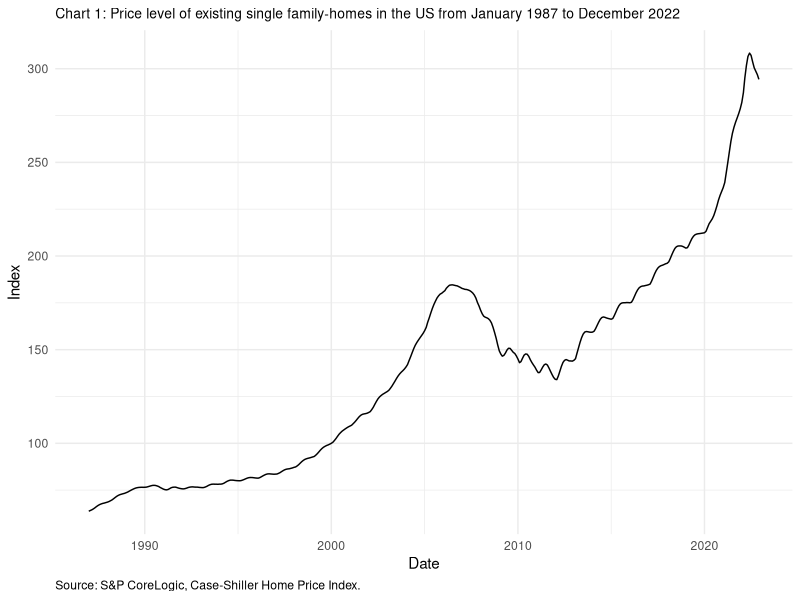
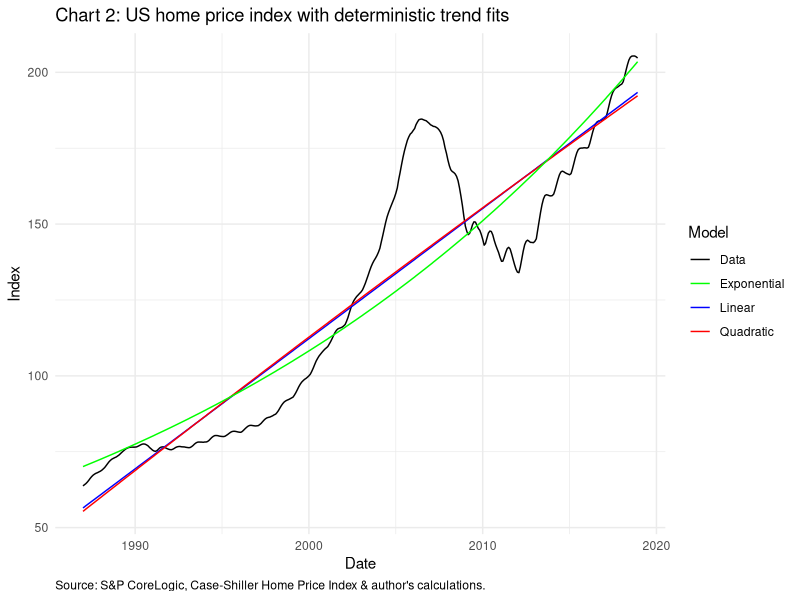
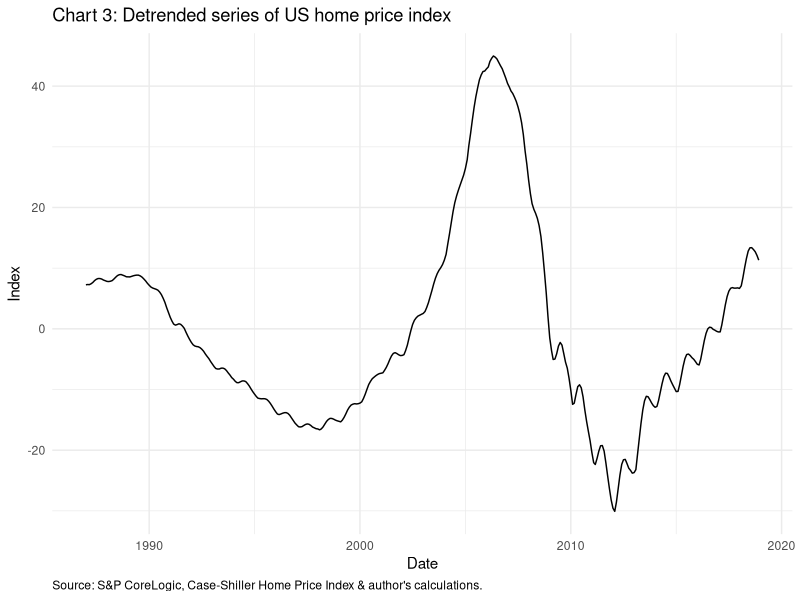
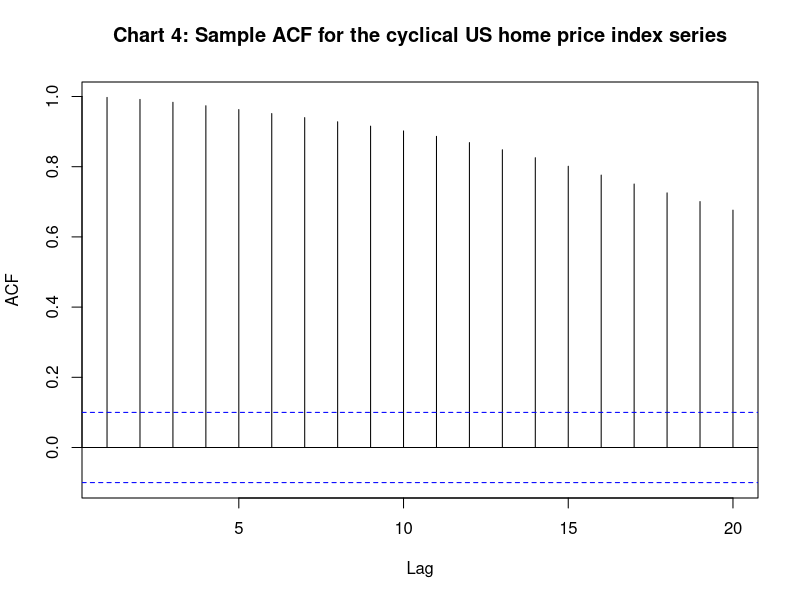
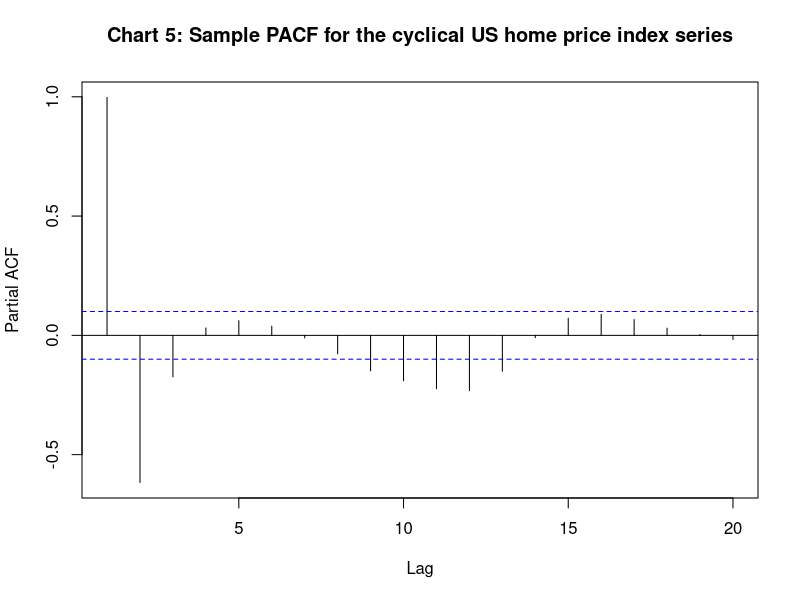
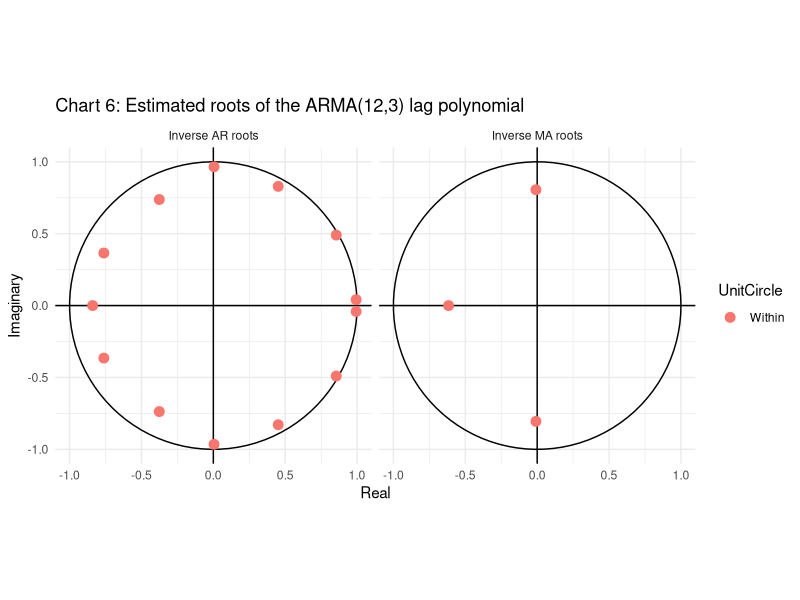
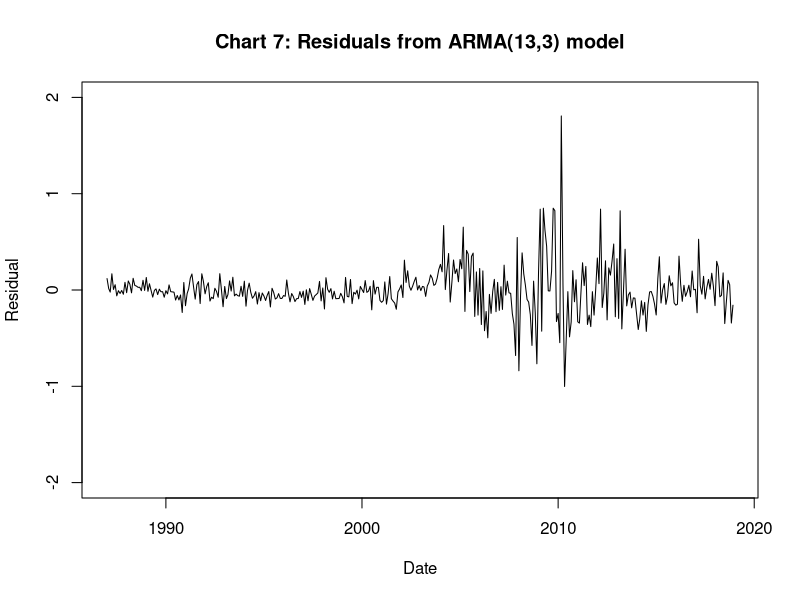
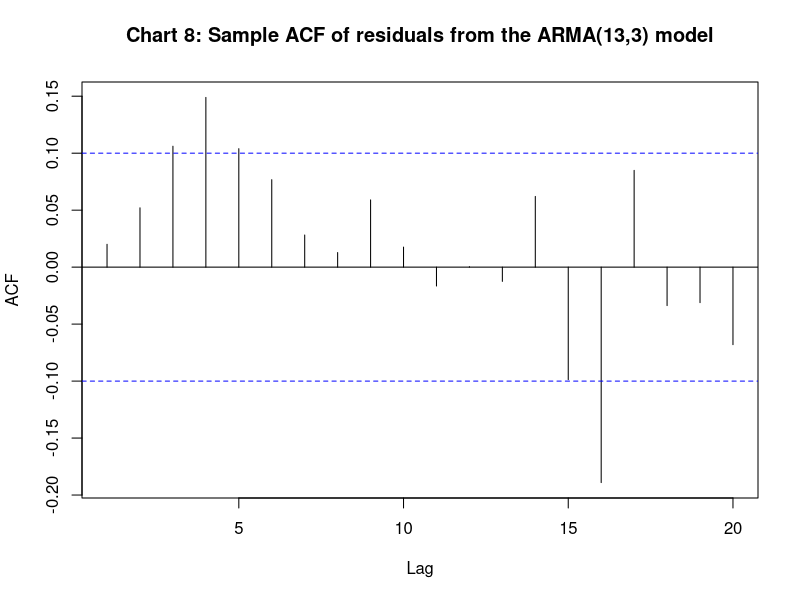

Here is the R script that generated these plots, in order:
## ---- chunk 1

library(tidyverse)
library(lubridate)
library(forecast)


theme_set(theme_minimal())

## ---- chunk 2

# Packages used for this assignment
 
# library(tidyverse)
# library(lubridate)
# library(forecast)

## ---- chunk 3

data <- read_csv("csindex.csv") %>% 
  select(date = DATE, price_level = CSUSHPISA) %>% 
  mutate(date = dmy(date)) %>% 
  na.omit()

ggplot(data, aes(x = date, y = price_level)) + 
  geom_line() + 
  ggtitle("Chart 1: Price level of existing single family-homes in the US from January 1987 to December 2022") +
  labs( x = "Date", 
        y = "Index", 
        caption = "Source: S&P CoreLogic, Case-Shiller Home Price Index.") + 
  theme(plot.title = element_text(size = 10),
        plot.caption = element_text(hjust = 0))


## ---- chunk 4

################################################################################
################### SPECIFYING DETERMINISTIC TRENDS ############################
################################################################################

################# GENERATING TREND COMPONENT OF TIME SERIES ####################

data <- data %>% 
  filter(date < as.Date("2019-01-01")) 

data <- data %>% 
  mutate(
    
    time = seq(1,length(data$price_level)),
    time_square = time^2,
    hits_log = log(price_level)
    
  )


# ESTIMATING MODELS


# Linear model

price_model_linear <- lm(price_level ~ time, data = data)

#Quadratic model

price_model_quadratic <- lm(price_level ~ time + time_square, data = data)

#Exponential model

price_model_exponential_descaled <- nls(price_level ~ a*exp(b*time), start = list(a=8000, b = 0.01), data = data)


# EXTRACTING MODEL FITS

data <- data %>% 
  mutate(
    
    linear_model = predict(price_model_linear),
    
    quadratic_model = predict(price_model_quadratic),
    
    exponential_model = predict(price_model_exponential_descaled)
    
  )


ggplot(data, aes(x = date)) + 
  geom_line(aes(y = price_level, colour = "Data")) +
  geom_line(aes(y = linear_model, colour = "Linear")) + 
  geom_line(aes(y = quadratic_model, colour = "Quadratic")) + 
  geom_line(aes(y = exponential_model, colour = "Exponential")) + 
  scale_color_manual(values = c("Data"= "black" ,"Linear" = "blue", "Quadratic" = "red", "Exponential" = "green")) +
  labs(colour = "Model") +
  labs(x = "Date", y = "Index", caption = "Source: S&P CoreLogic, Case-Shiller Home Price Index & author's calculations.") + 
  ggtitle("Chart 2: US home price index with deterministic trend fits") +
    theme(plot.caption = element_text(hjust = 0))

# COMPARING MODEL OUTPUTS

model_list <- list(price_model_linear, price_model_quadratic, price_model_exponential_descaled)

model_names <- c("price_model_linear", "price_model_quadratic", "price_model_exponential_descaled")

extract_criteria <- function(model, model_name) {
  summary_data <- summary(model)
  aic <- AIC(model)
  bic <- BIC(model)
  return(data.frame(Model = model_name, AIC = aic, BIC = bic))
}

model_selection_criteria <- map2_df(model_list, model_names, extract_criteria) %>% 
  arrange(AIC)

print(model_selection_criteria)

# Linear model returns the lowest AIC/BIC. Therefore use this as the trend series.

# Need to generate the detrended series to test for seasonal effects

data <- data %>% 
  mutate(
    
    detrended = resid(price_model_linear)
    
  )

ggplot(data, aes(x = date)) + 
  geom_line(aes(y = detrended)) + 
  labs(x = "Date", y = "Index", caption = "Source: S&P CoreLogic, Case-Shiller Home Price Index & author's calculations.") + 
  ggtitle("Chart 3: Detrended series of US home price index") +
  theme(plot.caption = element_text(hjust = 0))

################# GENERATING SEASONAL COMPONENT OF TIME SERIES #################



data <- data %>% 
  mutate(month = month(date)) %>% 
  mutate(
    
    jan_dummy = case_when(month == 1 ~ 1, TRUE ~ 0),
    feb_dummy = case_when(month == 2 ~ 1, TRUE ~ 0),
    mar_dummy = case_when(month == 3 ~ 1, TRUE ~ 0),
    apr_dummy = case_when(month == 4 ~ 1, TRUE ~ 0),
    may_dummy = case_when(month == 5 ~ 1, TRUE ~ 0),
    jun_dummy = case_when(month == 6 ~ 1, TRUE ~ 0),
    jul_dummy = case_when(month == 7 ~ 1, TRUE ~ 0),
    aug_dummy = case_when(month == 8 ~ 1, TRUE ~ 0),
    sep_dummy = case_when(month == 9 ~ 1, TRUE ~ 0),
    oct_dummy = case_when(month == 10 ~ 1, TRUE ~ 0),
    nov_dummy = case_when(month == 11~ 1, TRUE ~ 0),
    dec_dummy = case_when(month == 12 ~ 1, TRUE ~ 0),

    
  )

seasonal_model <- lm(detrended ~ 0 + jan_dummy + feb_dummy + mar_dummy + 
                       apr_dummy + may_dummy + jun_dummy + 
                       jul_dummy + aug_dummy + sep_dummy +
                       oct_dummy + nov_dummy + dec_dummy, 
                     data = data)


summary(seasonal_model)



## ---- chunk 5

################################################################################
######################### GENERATING THE RESIDUALS #############################
################################################################################



data_decomposed <- data %>% 
  select(date, price_level, trend = linear_model, cyclical = detrended)


# CONFIRMING THE CYCLICAL DATA IS NOT WHITE NOISE

m = ceiling((sqrt(length(data_decomposed$price_level))))

Box.test(data_decomposed$cyclical, lag = m, type = "Box-Pierce")

Box.test(data_decomposed$cyclical, lag = m, type = "Ljung-Box")



## ---- chunk 6

#################################################################################
############ ANALYSING DEPENDENCE STRUCTURE OF CYCLICAL DATA ####################
################################################################################


# GENERATING ACF AND PACF

acf_cyclical <- acf(data_decomposed$cyclical, plot = FALSE)
pacf_cyclical <- pacf(data_decomposed$cyclical, plot = FALSE)

plot(acf_cyclical[1:20], main = "Chart 4: Sample ACF for the cyclical US home price index series")
plot(pacf_cyclical[1:20], main = "Chart 5: Sample PACF for the cyclical US home price index series")


## ---- chunk 7

################################################################################
################### GENERATING AND EVALUATING ARMA MODELS ######################
################################################################################

######################### GENERATING BEST ARMA MODEL ###########################

# Specify the parameter values from the ACF and PACF

pstart = 1
pend = 13

qstart = 0 
qend = 4

#Generate the dataframe to store different ARMA(p,q) model combinations in

prefix.ar <- "ar"
suffix.ar <- seq(from = pstart, to = pend)

prefix.ma <- "ma"
suffix.ma <- seq(from = qstart, to = qend)

ar.label <- paste(prefix.ar, suffix.ar, sep = "" )
ma.label <- paste(prefix.ma, suffix.ma, sep = "")

akaike <- data.frame(row.names = ar.label, matrix(NA,(pend-pstart+1),qend+1))
colnames(akaike) <- ma.label

bayes <- data.frame(row.names = ar.label, matrix(NA,(pend-pstart+1),qend+1))
colnames(bayes) <- ma.label

# Generate the loop required to iterate over different ARMA(p,q) combinations and store them appropriate in the dataframe provided above.

for(i in pstart:pend){

for(j in (qstart+1):(qend+1)){

model <- try(Arima(data_decomposed$cyclical,
order = c(i,0,j-1),
include.mean = FALSE,
include.drift = FALSE,
method = "CSS-ML"))
if(!inherits(model, "try-error") && model$code == 0){
akaike[i,j] <- AIC(model)
bayes[i,j]<- BIC(model)}
}

}

# Code to try extract which model AIC and BIC prefers

akaike.row <- rownames(akaike)[which(akaike == min(akaike, na.rm = TRUE),arr.ind = TRUE)[ , 1]]
akaike.col <- colnames(akaike)[which(akaike == min(akaike, na.rm = TRUE),arr.ind = TRUE)[ , 2]]

akaike.choice <- c(akaike.row, akaike.col) 

print(akaike.choice)


bayes.row <- rownames(bayes)[which(bayes == min(bayes, na.rm = TRUE),arr.ind = TRUE)[ , 1]]
bayes.col <- colnames(akaike)[which(bayes == min(bayes, na.rm = TRUE),arr.ind = TRUE)[ , 2]]

bayes.choice <- c(bayes.row, bayes.col)

print(bayes.choice)

#Both AIC and BIC agree that ARMA(13,3) is the best model fit.



############################# TESTING THE BEST MODEL FIT #######################

 best_model <- Arima(data_decomposed$cyclical, 
                     order = c(13,0,3),
                     include.mean = FALSE,
                     xreg = data_decomposed$trend,
                     method = "CSS-ML")

summary(best_model)

autoplot(best_model, main = "Chart 6: Estimated roots of the ARMA(12,3) lag polynomial")

plot(data_decomposed$date, best_model$residuals,
     main = "Chart 7: Residuals from ARMA(13,3) model",
     xlab = "Date",
     ylab = "Residual",
     type = "l",
     ylim = c(-2,2))


acf.resid <- acf(best_model$resid, plot = FALSE)
pacf.resid <- pacf(best_model$resid, plot = FALSE)

plot(acf.resid[1:20], main = "Chart 8: Sample ACF of residuals from the ARMA(13,3) model")
plot(pacf.resid[1:20], main = "Chart 9: Sample PACF of residuals from the ARMA(13,3) model")


Box.test(best_model$resid, type = "Box-Pierce", l = m)
Box.test(best_model$resid, type = "Ljung-Box", l = m)

## ---- chunk 8

############################# CREATING FORECASTING DATA ########################

#CREATE DATAFRAME FOR FORECASTING

data_fc <- read_csv("csindex.csv") %>% 
  select(date = DATE, price_level = CSUSHPISA) %>% 
  mutate(date = dmy(date)) %>% 
  na.omit()
  
data_fc <- data_fc  %>% 
  mutate(time = seq(1,length(data_fc$price_level))) %>% 
  filter(date >= as.Date("2019-01-01") & date < as.Date("2022-02-01")) 

#Set number of forecast intervals based in forecast data

forecast_intervals <- length(data_fc$date)





############################# FORECASTING VALUES ###############################

#FORECAST TREND COMPONENT

trend_forecast <- predict(price_model_linear, newdata = data_fc)

#FORECAST CYCLICAL COMPONENT

cyclical_forecast <- forecast(best_model, h = forecast_intervals, xreg = trend_forecast) %>% 
  data.frame() %>% 
  select(point_estimate = Point.Forecast, low_prediction_interval = Lo.95, high_prediction_interval = Hi.95)





############################## EXTRACTING MODEL OUTPUTS ########################

# COMBINING BACK INTO A SINGLE DATAFRAME

data_fc <- data_fc %>%
  cbind(trend_forecast, cyclical_forecast) 
  
  
#CREATING FINAL FORECAST PROFILE
  
data_fc <- data_fc %>%   
  mutate(
    
    point_estimate_fc = trend_forecast + point_estimate,
    high_prediction_interval_fc = trend_forecast + high_prediction_interval,
    low_prediction_interval_fc = trend_forecast + low_prediction_interval
    
    ) %>% 
  select(date, point_estimate_fc, high_prediction_interval_fc, low_prediction_interval_fc)


# CREATING FINAL DATAFRAME

data_final <- read_csv("csindex.csv") %>% 
  select(date = DATE, price_level = CSUSHPISA) %>% 
    mutate(date = dmy(date)) %>% 
  na.omit() %>% 
  filter(date < as.Date("2022-02-01")) %>% 
  left_join(data_fc, by = "date")



################################ CHARTING FINAL RESULTS ########################


ggplot(data_final, aes(x = date)) +
  geom_line(aes(y = price_level)) +
  geom_line(aes(y = point_estimate_fc, color = "Point Estimate")) +
  geom_line(aes(y = high_prediction_interval_fc, color = "95% Prediction Interval"), linetype = "dashed") + 
  geom_line(aes(y = low_prediction_interval_fc, color = "95% Prediction Interval"), linetype = "dashed") +
  scale_color_manual(values = c("Point Estimate" = "red", "95% Prediction Interval" = "blue"),
                     breaks = c("Point Estimate", "95% Prediction Interval"),
                     guide = guide_legend(title = NULL)) +
  ggtitle("Chart 10: Price level of existing single family-homes in the US from January 1987 to January 2022 \n with forecast (deterministic trend and ARMA(13,3) cyclical component)") +
  labs(x = "Date", y = "Index", caption = "Source: S&P CoreLogic, Case-Shiller Home Price Index & author's calculations.") +
  theme(plot.title = element_text(size = 10),
        plot.caption = element_text(hjust = 0),
        legend.position = c(0.05, 0.90),
        legend.justification = c(0, 1))




  
